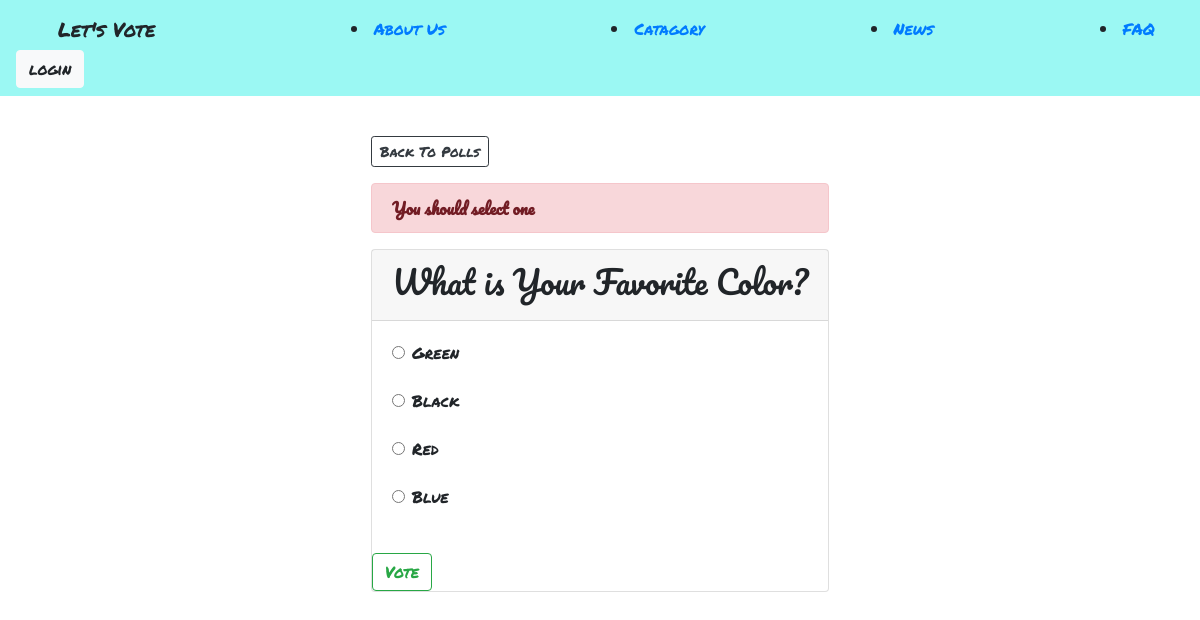
Page /polls/2/vote on the committed database.
### polls/models.py (models this page shows, shortened)
class Question(models.Model):
    question = models.CharField(max_length = 200)
    start_date = models.DateTimeField("Starts at ",default=timezone.now)

class Choice(models.Model):
    question = models.ForeignKey(Question, on_delete=models.CASCADE)
    choice = models.CharField(max_length=100)
    votes = models.IntegerField(default=0)

### polls/views.py (the view)
# urls.py: path('<int:question_id>/vote', views.vote, name="vote"),
def vote(request, question_id):
    question=get_object_or_404(Question, pk=question_id)
    try:
        selected_choice=question.choice_set.get(pk=request.POST['choice'])
    except:
        return render(request, 'polls/detail.html', {'question': question, 'error_message': "You should select one",})
    else:
        selected_choice.votes +=1
        selected_choice.save()
        return HttpResponseRedirect(reverse('polls:results', args=(question.id,)))

### templates/polls/detail.html (shortened to what this page needs)
{% extends 'base.html' %}
{% block content %}
<a class="btn btn-outline-dark btn-sm mt-3" href="{% url 'polls:index' %}">Back To Polls</a>
{% if error_message %}
<p class="alert alert-danger">
	<strong>{{ error_message }}</strong>
</p>
{% endif %}
<div class="card">
    <form action="{% url 'polls:vote' question.id %}" method="post">
        <div class="card-header">
            <h2>{{question.question}}</h2>
        </div>
        <div class="card-body">
        {% for choice in question.choice_set.all %}
            <div class="form-group form-check" >
                <input
                    type="radio"
                    name="choice"
                    class="form-check-input"
                    id="choice{{ forloop.counter }}"
                    value="{{ choice.id }}"
                />
                <label for="choice{{ forloop.counter }}">{{ choice.choice }}</label>
            </div>
        {% endfor %}
        </div>
        <input type="submit" value="Vote" class="btn btn-outline-success" />
    </form>
</div>
{% endblock %}

### polls/static/style.css (style rules this page uses)
a { font-family: 'Permanent Marker', cursive; }
p { font-family: 'Pacifico', cursive; }
h2 { font-family: 'Pacifico', cursive; }
div { font-family: 'Permanent Marker', cursive; }

### rows in the picture
Question: question "What is Your Favorite Color?"
Choice: choice "Green"
Choice: choice "Black"
Choice: choice "Red"
Choice: choice "Blue"

### other values in the picture
{{ error_message }} "You should select one"
